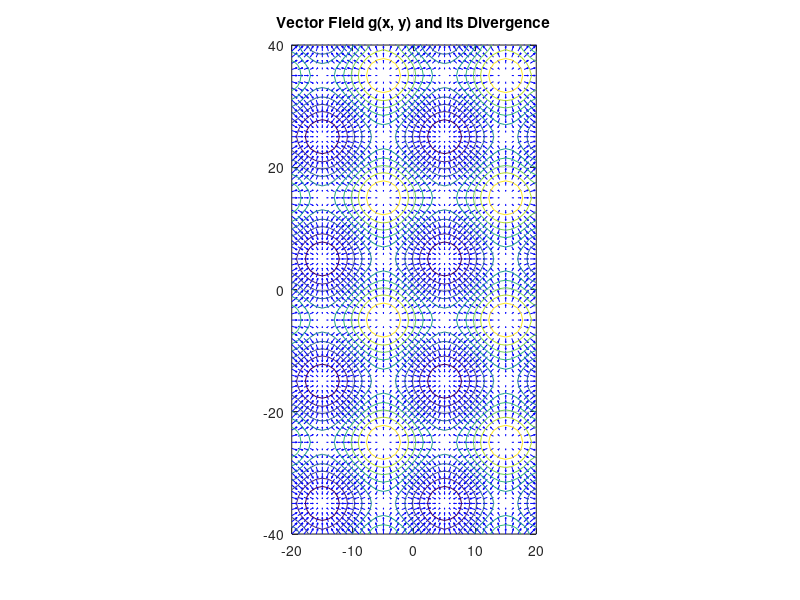

Here is the MATLAB script that generated this plot:
% Define the grid space for the vector field
gx = -20:1:20;  % X-axis range
gy = -40:1:40;  % Y-axis range
[x, y] = meshgrid(gx, gy);  % Create a 2D grid of x and y values

% Define the vector field components
g_x = cos(0.1 * pi * x);  % x-component of the vector field
g_y = cos(0.1 * pi * y);  % y-component of the vector field

% Compute the divergence of the vector field
div_g = divergence(x, y, g_x, g_y);

% Plot the vector field using quiver
figure; % Create a new figure window
quiver(x, y, g_x, g_y, 'b'); % Quiver plot for vector field (blue arrows)
hold on; % Hold the current plot for overlaying additional plots
contour(x, y, div_g); % Contour plot for divergence
hold off; % Release the current plot

% Formatting the plot
title('Vector Field g(x, y) and its Divergence');
axis equal; % Maintain aspect ratio
grid on; % Add grid for clarity